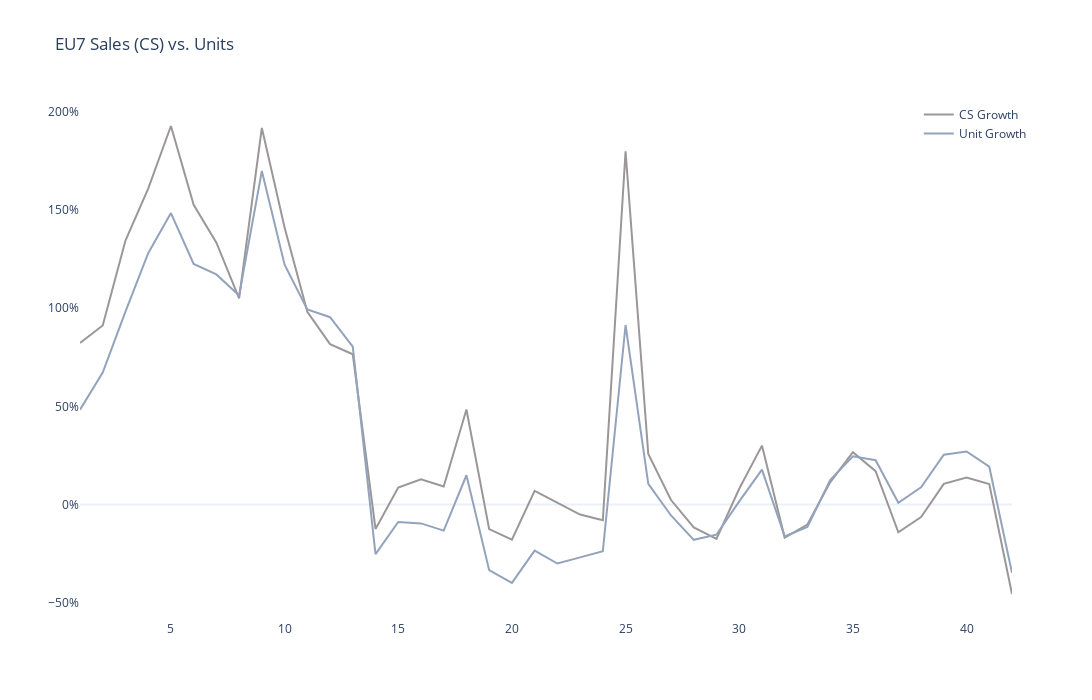
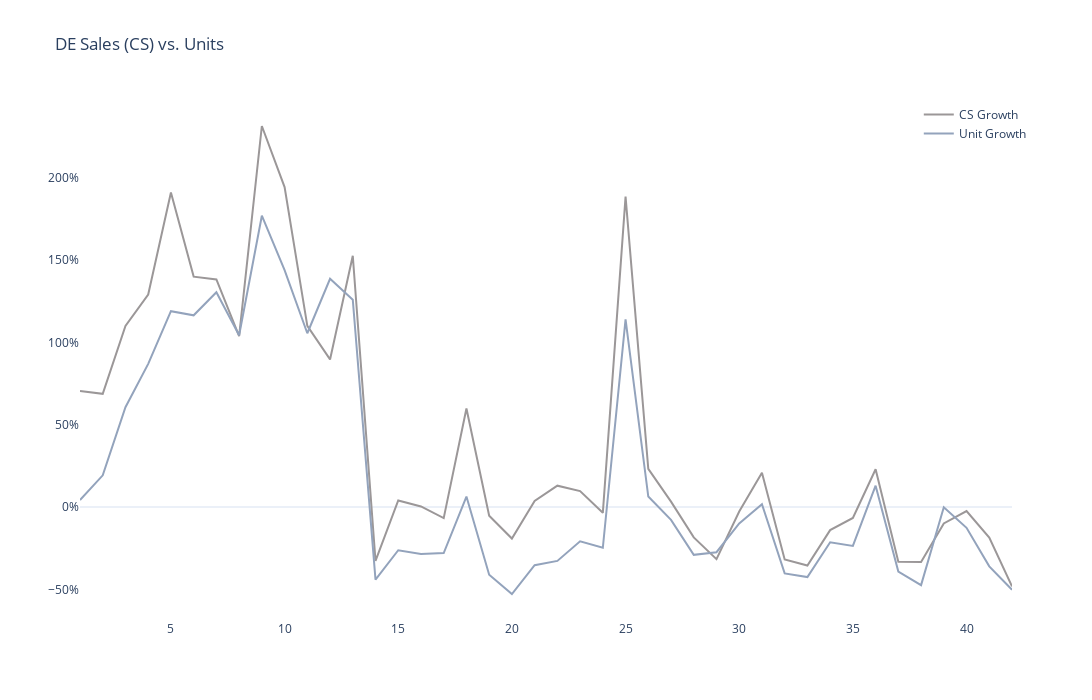
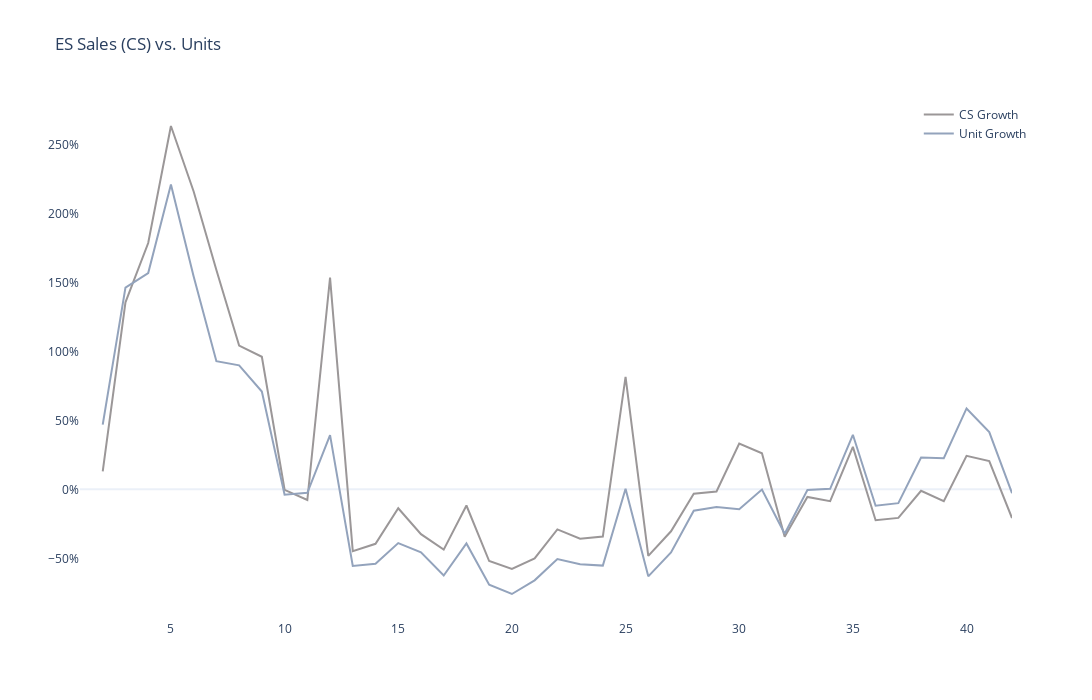
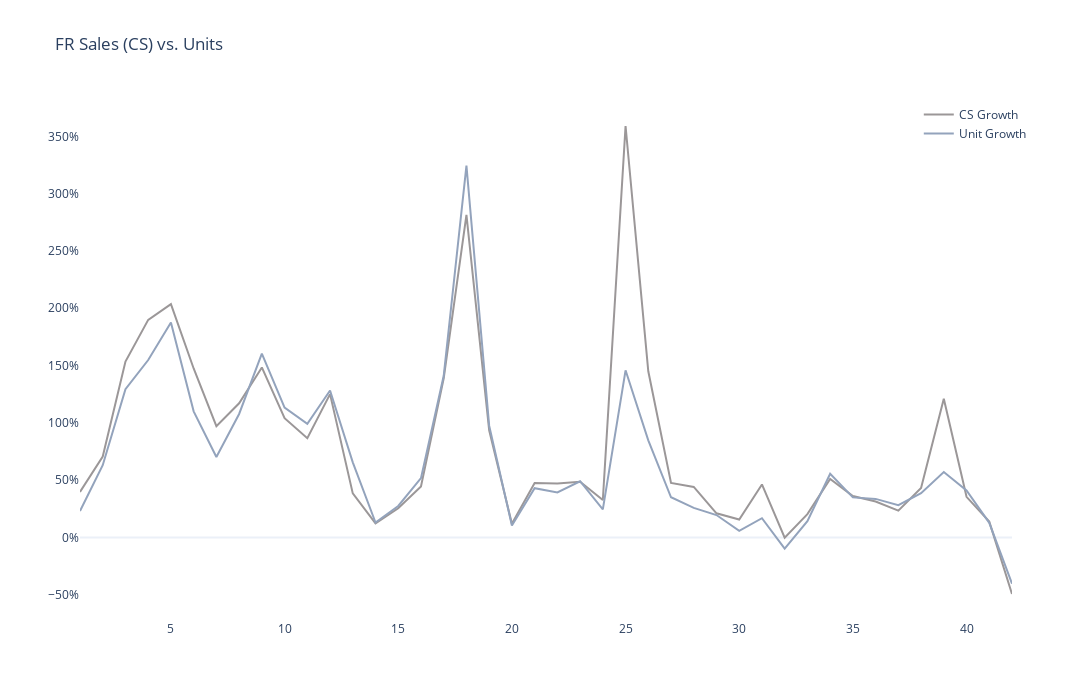

Here is the notebook cell these charts were saved with, in order:
### Code cell
for country in data["Country"].unique():
    country_df = data[data["Country"] == country]
    make_plot(country_df, country)

### Figure 1 — Plotly figure (JSON) as saved in the notebook; plotly's stock layout.template omitted (floating-point values rounded to 4 significant figures)
{"data": [{"marker": {"color": "#9B9798"}, "mode": "lines", "name": "CS Growth", "type": "scatter", "x": [1, 2, 3, 4, 5, 6, 7, 8, 9, 10, 11, 12, 13, 14, 15, 16, 17, 18, 19, 20, 21, 22, 23, 24, 25, 26, 27, 28, 29, 30, 31, 32, 33, 34, 35, 36, 37, 38, 39, 40, 41, 42], "y": [82.29, 91.2, 134.5, 160.9, 192.9, 152.7, 133.4, 105.0, 191.9, 141.1, 98.22, 81.69, 76.53, -12.49, 8.59, 12.83, 9.1, 48.41, -12.59, -17.94, 6.92, 0.66, -5.17, -8.09, 179.9, 25.71, 2.24, -11.69, -17.62, 7.98, 29.98, -16.91, -10.23, 11.28, 26.64, 16.97, -14.21, -6.42, 10.49, 13.76, 10.36, -45.65]}, {"marker": {"color": "#93A3BC"}, "name": "Unit Growth", "type": "scatter", "x": [1, 2, 3, 4, 5, 6, 7, 8, 9, 10, 11, 12, 13, 14, 15, 16, 17, 18, 19, 20, 21, 22, 23, 24, 25, 26, 27, 28, 29, 30, 31, 32, 33, 34, 35, 36, 37, 38, 39, 40, 41, 42], "y": [48.31, 67.19, 98.28, 128.0, 148.5, 122.6, 117.2, 106.5, 169.9, 122.2, 99.43, 95.43, 80.41, -25.31, -8.95, -9.66, -13.33, 14.87, -33.49, -39.95, -23.57, -30.12, -26.98, -23.84, 91.44, 10.52, -5.63, -18.05, -15.4, 1.56, 17.73, -16.31, -11.49, 12.44, 24.51, 22.53, 0.81, 8.71, 25.31, 26.99, 19.23, -34.86]}], "layout": {"autosize": false, "height": 700, "hovermode": "x", "legend": {"x": 0.9, "y": 1}, "title": {"text": "EU7 Sales (CS) vs. Units"}, "width": 1300, "xaxis": {"showgrid": false}, "yaxis": {"showgrid": false, "ticksuffix": "%"}}}

### Figure 2 — Plotly figure (JSON) as saved in the notebook; plotly's stock layout.template omitted (floating-point values rounded to 4 significant figures)
{"data": [{"marker": {"color": "#9B9798"}, "mode": "lines", "name": "CS Growth", "type": "scatter", "x": [1, 2, 3, 4, 5, 6, 7, 8, 9, 10, 11, 12, 13, 14, 15, 16, 17, 18, 19, 20, 21, 22, 23, 24, 25, 26, 27, 28, 29, 30, 31, 32, 33, 34, 35, 36, 37, 38, 39, 40, 41, 42], "y": [70.5, 68.8, 110.1, 129.1, 191.1, 140, 138.3, 103.9, 231.5, 194.4, 110.1, 89.7, 152.7, -32.7, 4, 0.4, -6.7, 59.9, -5.2, -19.1, 3.7, 13, 9.7, -3.5, 188.6, 23.2, 3.3, -18.4, -31.6, -2.7, 20.9, -31.8, -35.5, -14, -6.6, 23, -33.2, -33.4, -9.9, -2.4, -18.5, -48.2]}, {"marker": {"color": "#93A3BC"}, "name": "Unit Growth", "type": "scatter", "x": [1, 2, 3, 4, 5, 6, 7, 8, 9, 10, 11, 12, 13, 14, 15, 16, 17, 18, 19, 20, 21, 22, 23, 24, 25, 26, 27, 28, 29, 30, 31, 32, 33, 34, 35, 36, 37, 38, 39, 40, 41, 42], "y": [4.3, 19.3, 60.7, 87, 119, 116.5, 130.5, 104.4, 177, 143.9, 105.6, 138.7, 126, -44.1, -26.2, -28.5, -27.9, 6.4, -41.1, -52.8, -35.3, -32.7, -20.8, -24.7, 114, 6.4, -7.8, -29, -27.4, -9.9, 1.8, -40.3, -42.5, -21.4, -23.6, 13, -39.2, -47.4, -0.1, -12.6, -36, -50.2]}], "layout": {"autosize": false, "height": 700, "hovermode": "x", "legend": {"x": 0.9, "y": 1}, "title": {"text": "DE Sales (CS) vs. Units"}, "width": 1300, "xaxis": {"showgrid": false}, "yaxis": {"showgrid": false, "ticksuffix": "%"}}}

### Figure 3 — Plotly figure (JSON) as saved in the notebook; plotly's stock layout.template omitted (floating-point values rounded to 4 significant figures)
{"data": [{"marker": {"color": "#9B9798"}, "mode": "lines", "name": "CS Growth", "type": "scatter", "x": [1, 2, 3, 4, 5, 6, 7, 8, 9, 10, 11, 12, 13, 14, 15, 16, 17, 18, 19, 20, 21, 22, 23, 24, 25, 26, 27, 28, 29, 30, 31, 32, 33, 34, 35, 36, 37, 38, 39, 40, 41, 42], "y": [null, 13, 135.7, 178.7, 263.6, 216.1, 159.1, 104.3, 96.2, -0.3, -7.7, 153.6, -44.8, -39.5, -13.7, -32.5, -43.7, -11.7, -52, -57.7, -50.1, -29, -35.8, -34.2, 81.6, -48.2, -30.4, -3.2, -1.5, 33.3, 26.2, -34.3, -5.5, -8.6, 30.8, -22.4, -20.7, -1, -8.5, 24.3, 20.5, -20.8]}, {"marker": {"color": "#93A3BC"}, "name": "Unit Growth", "type": "scatter", "x": [1, 2, 3, 4, 5, 6, 7, 8, 9, 10, 11, 12, 13, 14, 15, 16, 17, 18, 19, 20, 21, 22, 23, 24, 25, 26, 27, 28, 29, 30, 31, 32, 33, 34, 35, 36, 37, 38, 39, 40, 41, 42], "y": [null, 47, 146.3, 156.9, 221.1, 154.5, 93, 90, 71, -3.9, -2.5, 39.4, -55.5, -54, -39, -45.6, -62.5, -39.2, -69.2, -75.9, -66, -50.6, -54.3, -55.3, 0.5, -63.1, -45.7, -15.5, -12.8, -14.4, -0.1, -32.2, -0.4, 0.4, 39.6, -11.9, -10, 23.1, 22.6, 58.7, 41.5, -2.8]}], "layout": {"autosize": false, "height": 700, "hovermode": "x", "legend": {"x": 0.9, "y": 1}, "title": {"text": "ES Sales (CS) vs. Units"}, "width": 1300, "xaxis": {"showgrid": false}, "yaxis": {"showgrid": false, "ticksuffix": "%"}}}

### Figure 4 — Plotly figure (JSON) as saved in the notebook; plotly's stock layout.template omitted (floating-point values rounded to 4 significant figures)
{"data": [{"marker": {"color": "#9B9798"}, "mode": "lines", "name": "CS Growth", "type": "scatter", "x": [1, 2, 3, 4, 5, 6, 7, 8, 9, 10, 11, 12, 13, 14, 15, 16, 17, 18, 19, 20, 21, 22, 23, 24, 25, 26, 27, 28, 29, 30, 31, 32, 33, 34, 35, 36, 37, 38, 39, 40, 41, 42], "y": [39.7, 70.6, 153.5, 189.8, 203.5, 147.4, 97.1, 117, 148.3, 104, 86.5, 125, 38.4, 12.3, 25.4, 44.4, 138.8, 281.4, 93.4, 11.9, 47.5, 47.1, 48.5, 32.6, 359, 145, 47.5, 44, 21, 15.6, 46.2, -0.3, 20.3, 51, 36.1, 31.3, 23.3, 43.2, 120.9, 35.4, 13.8, -49.4]}, {"marker": {"color": "#93A3BC"}, "name": "Unit Growth", "type": "scatter", "x": [1, 2, 3, 4, 5, 6, 7, 8, 9, 10, 11, 12, 13, 14, 15, 16, 17, 18, 19, 20, 21, 22, 23, 24, 25, 26, 27, 28, 29, 30, 31, 32, 33, 34, 35, 36, 37, 38, 39, 40, 41, 42], "y": [23, 63, 129.3, 154.8, 187.5, 110, 70.2, 107.7, 160.3, 113.3, 99.1, 128.2, 65.5, 13, 27.4, 51.7, 141, 324.4, 97.5, 10.3, 42.9, 39.3, 49, 24.4, 145.8, 84.7, 35, 25.7, 19.5, 5.7, 16.7, -9.8, 14.1, 55.5, 34.9, 33.6, 28.1, 38.6, 57, 40.9, 12.7, -40.4]}], "layout": {"autosize": false, "height": 700, "hovermode": "x", "legend": {"x": 0.9, "y": 1}, "title": {"text": "FR Sales (CS) vs. Units"}, "width": 1300, "xaxis": {"showgrid": false}, "yaxis": {"showgrid": false, "ticksuffix": "%"}}}
